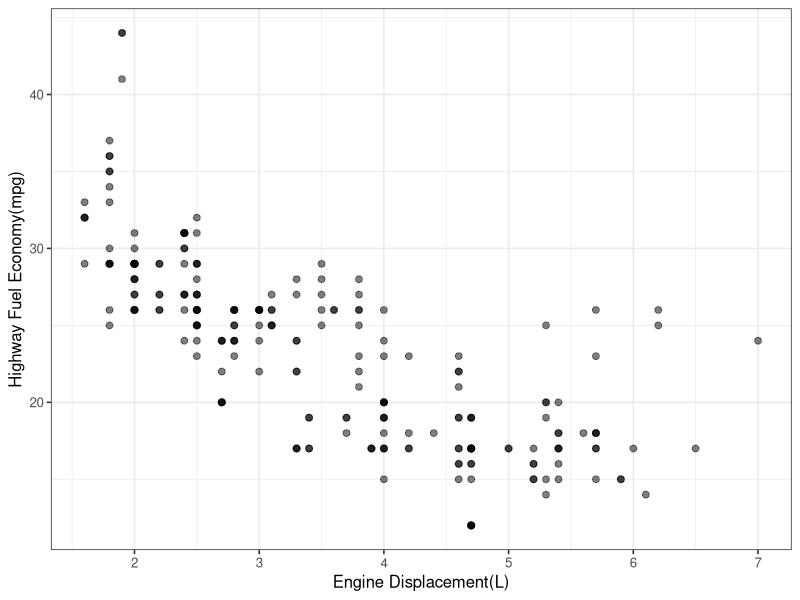
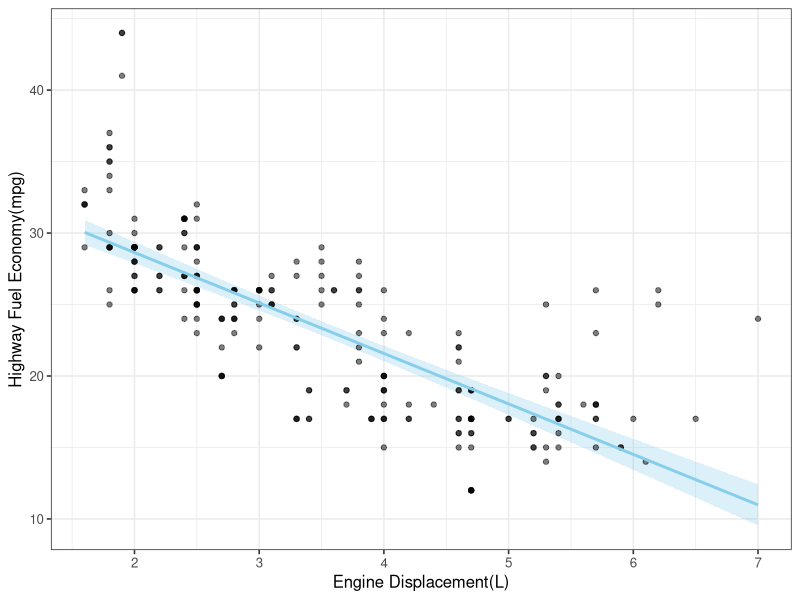
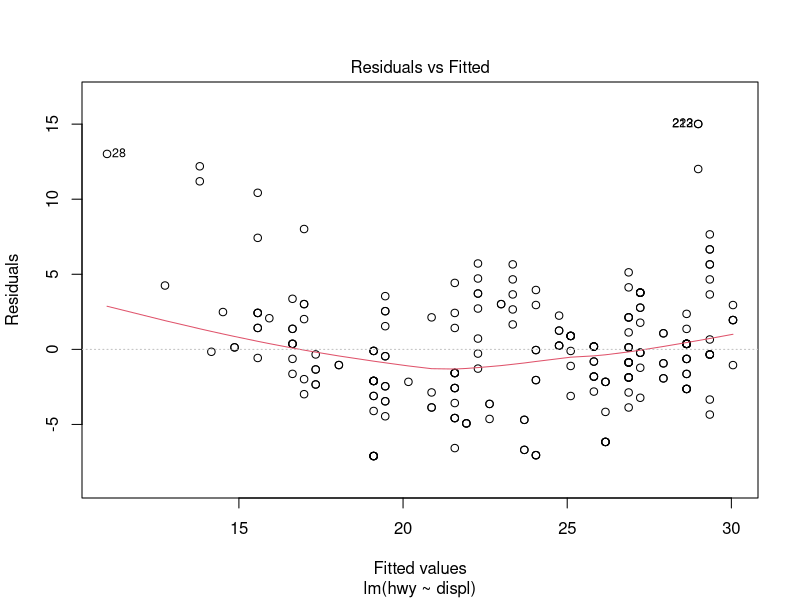
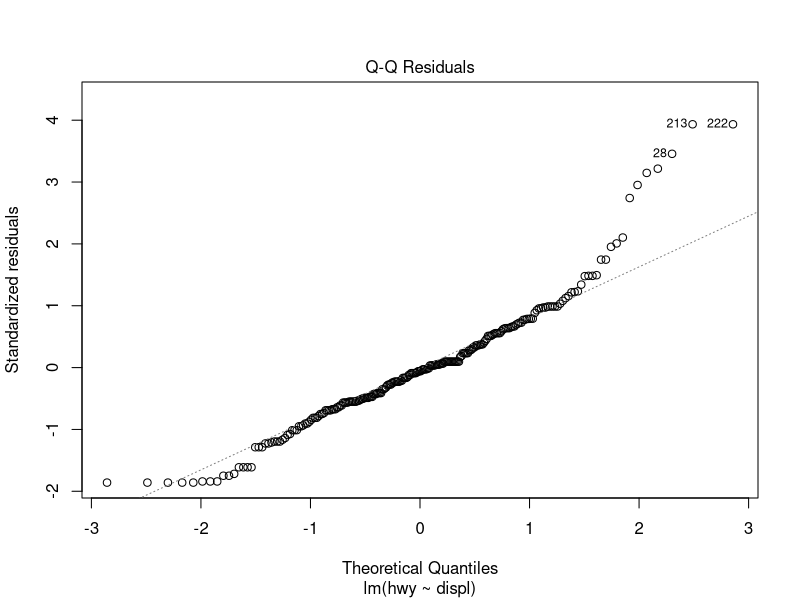
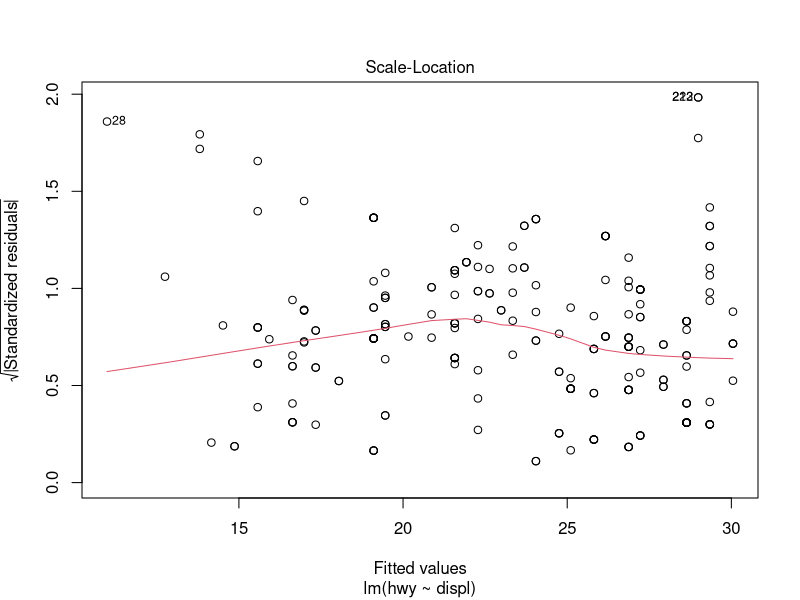
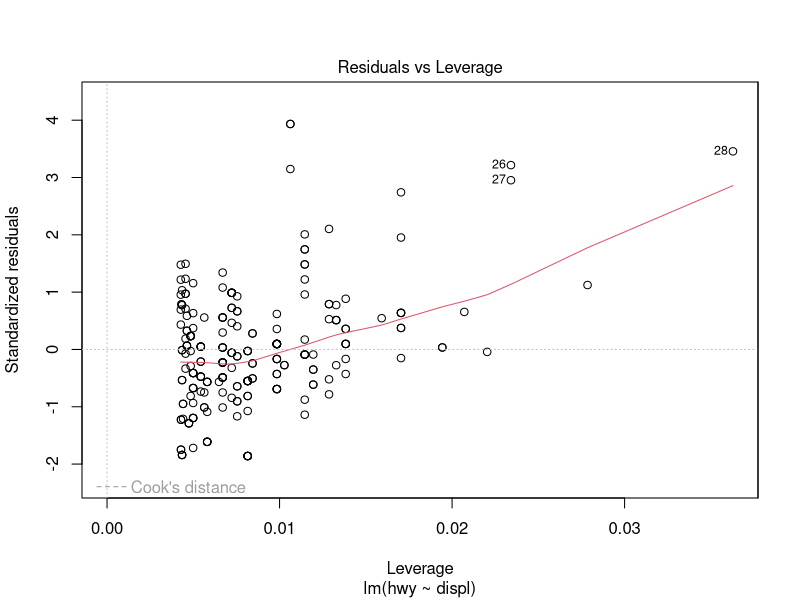
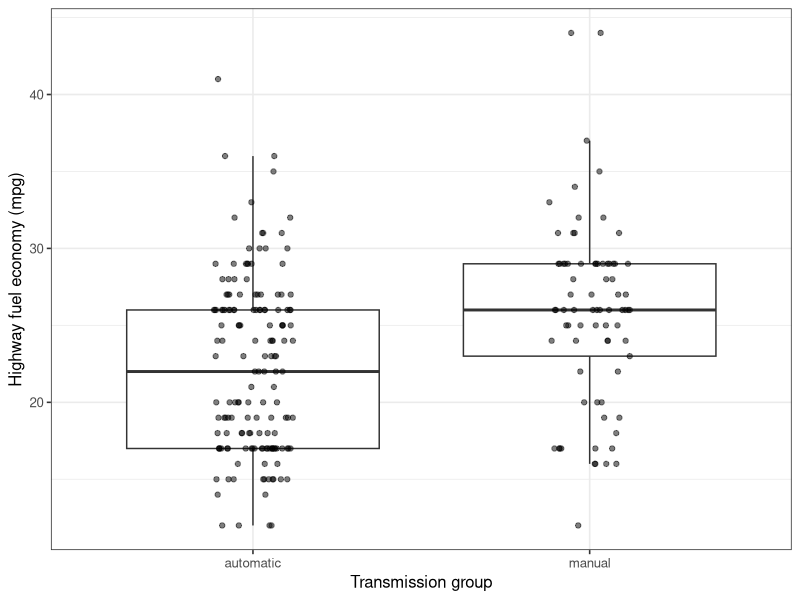
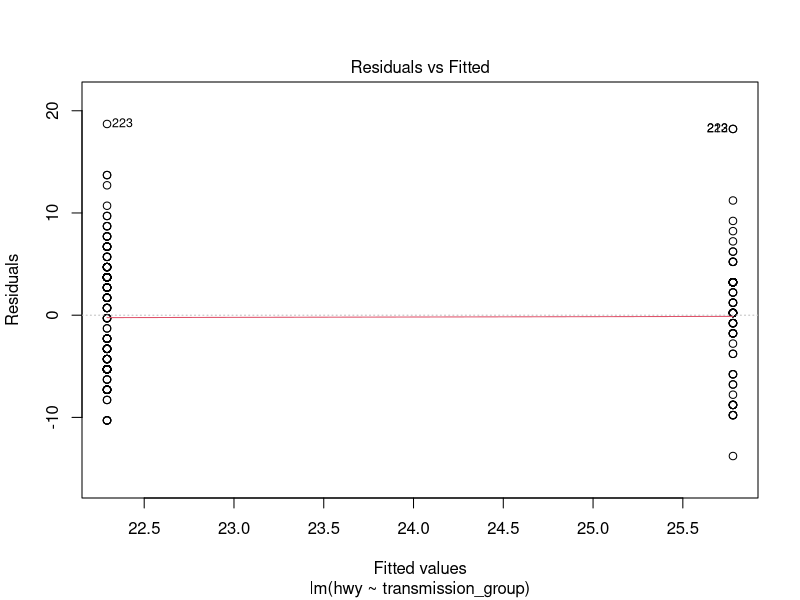

These figures' R source, in order:
# ============================================================================
# Skill Building in R: Independent linear regression exercises
# Estimated time: 60 minutes
# Dataset: ggplot2::mpg
# ============================================================================
#
# Write code below each prompt and write your interpretations as comments 
# beginning with #. 
#
# Goal: apply the complete single-predictor regression workflow to a new dataset.
# We will fit TWO SEPARATE models of highway fuel economy:
#   1. A numeric predictor: engine displacement.
#   2. A categorical predictor: transmission group.
#
# All code required for these tasks appeared in the tutorial. Adapt it to the
# variable names below. 

library(tidyverse)
library(broom)

theme_set(theme_bw(base_size = 12))

# DATA 
# mpg contains 234 vehicle configurations for 38 car models, using EPA fuel
# economy data for model years 1999 and 2008. A row is a vehicle configuration,
# not a unique individual car or an independently sampled manufacturer.
#
# Variables used here:
#   hwy       = highway fuel economy, in miles per gallon (mpg).
#               Higher values mean a vehicle travels farther per gallon.
#   displ     = engine displacement (engine size), in liters (L).
#   trans     = detailed transmission description.
#   model     = car model name.
#   manufacturer = manufacturer name.
#
# Documentation: https://ggplot2.tidyverse.org/reference/mpg.html
# To open the help page in R: ?ggplot2::mpg
ggplot2::mpg
cars_dat <- ggplot2::mpg

# ----------------------------------------------------------------------------
# 1. Inspect and prepare the data 
# ----------------------------------------------------------------------------
# Research question:
# How does mean highway fuel economy vary with engine displacement?
#
# a. Use glimpse() to inspect mpg.
# b. Identify the response and predictor indicated by the question in a comment. Give their units.
# c. Use summarize() to count the total rows and missing values in hwy and displ.
# d. Create cars_dat by removing rows missing hwy or displ. Retain all columns.
#    State how many rows remain. Explain why missing values in an unused
#    variable would not require removal of a row for this model.

# Your code and answers:
#a.
glimpse(mpg)
glimpse(cars_dat)
#b. The response is the hwy(highway fuel economy) in miles per gallon and the
# predictor is the displ(engine displacement) in liters. 
#c. 
car_dat <- mpg |>
  summarise(
    n_rows = n(), 
    missing_hwy = sum(is.na(hwy)), 
    missing_displ = sum(is.na(displ))
  )
nrow(cars_dat)
# There are 234 rows that remain. There is no need to remove missing values in a 
# row that is not being used. 

# ----------------------------------------------------------------------------
# 2. Explore the numeric association 
# ----------------------------------------------------------------------------
# a. Make a scatterplot of highway fuel economy versus engine displacement.
# 	 Put the predictor on the x-axis, label both axes with units, 
# 	 and use alpha to reduce overlap.
# b. Describe the direction, approximate shape, and scatter in 1-2 sentences.
#    Does a straight-line model look like a reasonable starting point?
# c. Calculate the correlation between engine displacement and highway fuel economy.

# Your code and answers:
#a.
ggplot(cars_dat, aes(x = displ, y = hwy)) +
  geom_point(alpha = 0.5, size = 2) +
  labs(
    x = "Engine Displacement(L)", 
    y = "Highway Fuel Economy(mpg)"
  )
#b. The direction of the scatter plot is a strong negative association because the 
# smaller the engine, the larger the hwy and vice versa, the larger the engine the 
# lower the hwy. A straight line is a fine starting point but I think there are
# stronger models for this data. 
#c. 
cars_dat |> 
  summarise(correlation = cor(displ, hwy))
# ~0.766, strong negative association

# ----------------------------------------------------------------------------
# 3. Fit and interpret a linear model with a single numeric predictor 
# ----------------------------------------------------------------------------
# a. Fit an lm() model using highway fuel economy as the response and 
#		 engine displacement as the predictor.
#    Name it hwy_model. 
# b. View summary(hwy_model) and tidy(hwy_model).
# c. Interpret the slope in a sentence with units. 
# d. Interpret the intercept. Is an engine displacement of 0 L in the observed
#    range? 
# e. Use glance() and select() to display nobs, r.squared, and sigma.
#    Interpret R-squared and sigma in words, including sigma's units.
# f. Use the coefficient table to assess the evidence against a zero slope.
#    Does a small p-value show the model fits well?

# Your code and answers:
#a. 
hwy_model <- lm(hwy ~ displ, data = cars_dat)
#b. 
summary(hwy_model)
tidy(hwy_model)
#c. The increase in in engine displacement is due to -3.53 mpg predicted hwy. 
#d. 
range(cars_dat$displ)
# The intercept is 35.7 mpg, 0L is outside the observed range of 1.6-7.0 L. 
#e. 
glance(hwy_model) |>
  select(nobs, r.squared, sigma)
# Nobs is 234, R-squared value is 0.587, and sigma is 3.84 mpg. The model shows 
# 58.7% observed hwy variation to predicted mean. The estimated error is 3.84 mpg
# but that does not equal the 58.7%. 
#f. The p-value is 2.04e-46 which shows evidence against a zero slope and a p-value
# can't show causation of model fit.

# ----------------------------------------------------------------------------
# 4. Fitted values, residuals, predictions, and plot
# ----------------------------------------------------------------------------
# a. Use augment(hwy_model, data = cars_dat) to create a data frame containing
#    fitted values and residuals. Save it as fitted_hwy.
#    Display displ, hwy, .fitted, and .resid for the first six observations.
# b. For the FIRST observation, calculate observed minus fitted fuel economy.
#    Check that your answer matches .resid. Did the model overpredict or
#    underpredict highway fuel economy for this configuration?
#    A positive residual means the model underpredicted;
#    a negative residual means the model overpredicted.
#    Code hints: Start with fitted_hwy |> slice_head(n = 1).
#    Use transmute() to display hwy, .fitted, .resid, and a new column
#    calculated as hwy - .fitted.
# c. Create a tibble called new_engines with 100 evenly spaced displ values
#    spanning the observed range in cars_dat. Use seq().
# d. Use augment() with newdata = new_engines, interval = "confidence", and
#    conf.level = 0.95 to create hwy_predictions.
# e. Plot the original observations, a prediction line, and a shaded 95%
#    confidence band. Use .fitted, .lower, and .upper from hwy_predictions.
# f. Check the observed displ range. Would a prediction at 10 L be outside
#    the range of observed values (extrapolation)?
#
# Your code and answers:
#a. 
fitted_hwy <- augment(hwy_model, data = cars_dat)
fitted_hwy |>
  select(displ, hwy, .fitted, .resid) |>
  slice_head(n = 6)
fitted_hwy
#b. 
fitted_hwy |>
  slice_head(n = 1) |> 
  transmute(
    observed_mpg = hwy, 
    fitted_mgp = .fitted, 
    residual_mpg = .resid, 
    observed_minus_fitted_mpg = hwy - .fitted
  )
# The model overpredicted with the resid being -0.343. 
#c.
new_engines <- tibble(
  displ = seq(
    min(cars_dat$displ),
    max(cars_dat$displ),
    length.out = 100
  )
)
new_engines
#d. 
hwy_predications <- augment(
  hwy_model,
  newdata = new_engines, 
  interval = "confidence", 
  conf.level = 0.95
)
hwy_predications
#e. 
ggplot(cars_dat, aes(x = displ, y = hwy)) +
  geom_ribbon(hwy_predications,
            mapping = aes(x = displ, ymin = .lower, ymax = .upper),
    inherit.aes = FALSE,
    fill = "skyblue", alpha = 0.3
  ) +
  geom_point(alpha = 0.5) +
  geom_line(hwy_predications, 
            mapping = aes(y = .fitted),
            color = "skyblue", linewidth = 1
          ) +
  labs(
    x = "Engine Displacement(L)", 
    y = "Highway Fuel Economy(mpg)"
    )
#f. 
range(cars_dat$displ)
# 10L would be outside the range of 1.6-7.0 L.

# # ----------------------------------------------------------------------------
# 5. Diagnostics
# ----------------------------------------------------------------------------
# Run plot(hwy_model) to inspect the four default diagnostic plots.
# In the Console, you may need to press Enter to advance through the plots.
#
# a. RESIDUALS VERSUS FITTED — Linearity
#    Are residuals scattered around zero without a clear curved pattern?
#    Use the red smooth line to help identify patterns.
#    What would systematic curvature suggest about whether a straight line
#    adequately describes the mean relationship?
#
# b. NORMAL Q-Q — Normality of errors
#    Do the points roughly follow the reference line?
#    Describe any departures, particularly in the tails.
#    Are normally distributed errors a reasonable assumption here?
#    Remember: the response variable itself does not need to be normal.
#
# c. SCALE-LOCATION — Equal variance of errors
#    Is the spread roughly similar across fitted values, with a roughly
#    horizontal red smooth line?
#    Does the plot show an increasing or decreasing spread?
#    What would this suggest about the equal-variance assumption?
#
# d. RESIDUALS VERSUS LEVERAGE — Potentially influential observations
#    Look for observations with both high leverage and large standardized
#    residuals. Are any points near or beyond the Cook's distance contours,
#    if shown?
#    These points may strongly affect the fitted model. This is an influence
#    check, rather than a separate assumption of linear regression.
#    Why should you investigate flagged observations rather than
#    automatically delete them?
#
# Your code and answers:
plot(hwy_model)
#a. The smooth red line shows some curvature within the graph. It shows more 
# distribution of the data rather than a straight line that misses parts
# of the relationship.
#b. The points are mostly following the reference line but then break off partly
# on the ends. Normally distributed errors are not completely reasonable as a normal 
# distribution is not required.
#c. The smooth red line and points plotted follow a somewhat similar spread, but 
# the red line still misses some variation with the data. The plot shows a slight
# increase in the spread but mostly neutral. The equal-variance assumption is questionable
# with the variation in data. 
#d. There are a majority of the points near the Cook's distance line but also a large
# amount of the data and points are past the Cook's distance. Investigating a flagged
# observation rather than deleting it helps with realizing where in the data there could
# be a missing value or a wrong data point submitted. It might also help with conclusions
# of the data.

# ----------------------------------------------------------------------------
# 6. Communicate your conclusion 
# ----------------------------------------------------------------------------
# Write 2-3 sentences about the hwy_model:
#   - State the estimated association with direction, magnitude, and units.
#   - Mention one diagnostic concern and what it means for interpretation.

# Your conclusion:
# Based on the sampled vehicle configurations, a 1L increase in displ is associated
# with a 3.53 mpg lower predicted mean hwy. In the residual plots, the straight lines
# in the models miss important data and the slope is simplified compared to detailed
# points plotted. 

# ----------------------------------------------------------------------------
# 7. A categorical predictor: transmission group 
# ----------------------------------------------------------------------------
# How does mean highway fuel economy differ between automatic
# and manual transmission configurations in this dataset?
#
# Run this supplied preparation code. It creates a two-level factor from the
# detailed transmission descriptions. Automatic is explicitly the reference.
# It uses the SAME source dataset as the numeric model.

cars_trans <- cars_dat |>
  filter(!is.na(trans)) |>
  mutate(
    transmission_group = case_when(
      str_starts(trans, "auto") ~ "automatic",
      str_starts(trans, "manual") ~ "manual",
      .default = NA_character_
    ),
    transmission_group = factor(
      transmission_group,
      levels = c("automatic", "manual")
    )
  ) |>
  drop_na(transmission_group)

# a. Summarize sample size and mean hwy for each transmission_group.
#    Make a boxplot of hwy by transmission_group, with jittered observations.
# b. Fit trans_model: hwy ~ transmission_group. Display tidy(trans_model).
# c. Interpret (Intercept) and transmission_groupmanual in words and mpg units.
#    Is transmission_groupmanual the manual-group mean or a difference?
# d. Use augment() with newdata = tibble(transmission_group =
#    c("automatic", "manual")) to obtain predictions for both groups.
# e. Run plot(trans_model). Why does residuals-versus-fitted show two vertical
#    stacks? What can their spread tell us? Why is checking for a curved
#    relationship less useful than in the numeric-predictor model?
# f. Does this model's group difference account for engine displacement?
#    Can we conclude switching a car's transmission would change its fuel
#    economy by this amount? Explain in one sentence.

# Your code and answers:

#a.
transmission_means <-cars_trans |>
  group_by(transmission_group) |>
  summarize(
    n_configurations = n(), 
    mean_hwy = mean(hwy))
transmission_means
# Automatic n = 157 and mean_hwy is 22.3 mpg. Manual n = 77 and mean_hwy is 25.8 mpg.
ggplot(cars_trans,aes(x = transmission_group, y = hwy)
) +
  geom_boxplot(outlier.shape = NA) +
  geom_jitter(width = 0.12, height = 0, alpha = 0.5) +
  labs(
    x = "Transmission group", 
    y = "Highway fuel economy (mpg)"
    )

#b.
trans_model <- lm(hwy ~ transmission_group, data = cars_trans)
tidy(trans_model)
#c. The predicted mean for automatic configurations is about 22.293 mpg. The
# manual-minus-automatic mean difference, about is +3.486 mpg. The manual-group mean
# is 25.779 mpg.
#d.
trans_predictions <- augment(
  trans_model,
  newdata = tibble(transmission_group = c("automatic", "manual"))
  ) |>
  select(transmission_group, .fitted)
trans_predictions

trans_predictions |>
  left_join(transmission_means, by = "transmission_group") |>
  mutate(difference = .fitted - mean_hwy)
# Differences should be zero up to floating-point rounding.
#e.
plot(trans_model)
#Why does residuals-versus-fitted show two vertical
#    stacks? What can their spread tell us? Why is checking for a curved
#    relationship less useful than in the numeric-predictor model?
# There are two fitted values and one estimated mean per group. The first graph 
# has two vertical lines of points to check equal variance but there is no continuous 
# predictor on which to check curvature. The curved relationship is less useful than a 
# numeric-predictor because it shows less of the data with less detail. It is smaller
# amounts of data rather than numeric amounts.

# f. This model does not account for engine displacement. We can't conclude if 
# switching a car's transmission would change its hwy due to the unaccounted data
# needed.

# ============================================================================
# OPTIONAL CHALLENGES: outside the 60-minute core
# ============================================================================
# A. Predict mean hwy at displ = 3 L, with a 95% confidence interval. Then obtain
#    a 95% prediction interval for an individual configuration at 3 L.
#    Which interval is wider, and why?
#
# B. Add .fitted and .resid to cars_trans using augment(trans_model,
#    data = cars_trans). Plot residuals by transmission_group and make a normal
#    Q-Q plot faceted by transmission_group. What does each plot assess?
#
# C. Color the original hwy-versus-displ scatterplot by class. What structure
#    does the pooled numeric model omit? Discuss without fitting a new model.
#
# Data reference: ggplot2::mpg (EPA fuel economy data).
# https://ggplot2.tidyverse.org/reference/mpg.html
